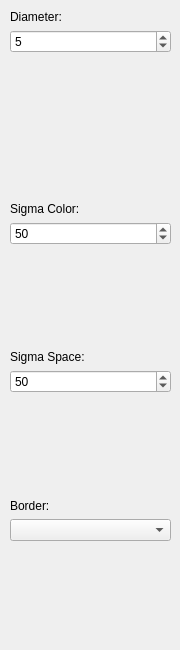
   <widget class="QWidget" name="Bilateral_tab">
    <property name="accessibleName">
     <string>BilateralFilter</string>
    </property>
    <attribute name="title">
     <string>Bilateral</string>
    </attribute>
    <widget class="QWidget" name="layoutWidget">
     <property name="geometry">
      <rect>
       <x>10</x>
       <y>10</y>
       <width>161</width>
       <height>631</height>
      </rect>
     </property>
     <layout class="QVBoxLayout" name="verticalLayout">
      <item>
       <layout class="QVBoxLayout" name="verticalLayout_41">
        <item>
         <widget class="QLabel" name="labelDiameter">
          <property name="minimumSize">
           <size>
            <width>80</width>
            <height>0</height>
           </size>
          </property>
          <property name="text">
           <string>Diameter:</string>
          </property>
         </widget>
        </item>
        <item>
         <widget class="QSpinBox" name="bilateral_dia_spin">
          <property name="minimum">
           <number>-1</number>
          </property>
          <property name="maximum">
           <number>150</number>
          </property>
          <property name="value">
           <number>5</number>
          </property>
         </widget>
        </item>
       </layout>
      </item>
      <item>
       <spacer name="verticalSpacer_32">
        <property name="orientation">
         <enum>Qt::Vertical</enum>
        </property>
        <property name="sizeHint" stdset="0">
         <size>
          <width>20</width>
          <height>40</height>
         </size>
        </property>
       </spacer>
      </item>
      <item>
       <layout class="QVBoxLayout" name="verticalLayout_40">
        <item>
         <widget class="QLabel" name="labelSColor">
          <property name="minimumSize">
           <size>
            <width>80</width>
            <height>0</height>
           </size>
          </property>
          <property name="text">
           <string>Sigma Color:</string>
          </property>
         </widget>
        </item>
        <item>
         <widget class="QSpinBox" name="bilateral_sigma_color_spin">
          <property name="maximum">
           <number>160</number>
          </property>
          <property name="value">
           <number>50</number>
          </property>
         </widget>
        </item>
        <item>
         <spacer name="verticalSpacer_31">
          <property name="orientation">
           <enum>Qt::Vertical</enum>
          </property>
          <property name="sizeHint" stdset="0">
           <size>
            <width>20</width>
            <height>40</height>
           </size>
          </property>
         </spacer>
        </item>
       </layout>
      </item>
      <item>
       <layout class="QVBoxLayout" name="verticalLayout_39">
        <item>
         <widget class="QLabel" name="labelSSpace">
          <property name="minimumSize">
           <size>
            <width>80</width>
            <height>0</height>
           </size>
          </property>
          <property name="text">
           <string>Sigma Space:</string>
          </property>
         </widget>
        </item>
        <item>
         <widget class="QSpinBox" name="bilateral_sigma_space_spin">
          <property name="maximum">
           <number>160</number>
          </property>
          <property name="value">
           <number>50</number>
          </property>
         </widget>
        </item>
        <item>
         <spacer name="verticalSpacer_30">
          <property name="orientation">
           <enum>Qt::Vertical</enum>
          </property>
          <property name="sizeHint" stdset="0">
           <size>
            <width>20</width>
            <height>40</height>
           </size>
          </property>
         </spacer>
        </item>
       </layout>
      </item>
      <item>
       <layout class="QVBoxLayout" name="verticalLayout_38">
        <item>
         <widget class="QLabel" name="labelBorderType">
          <property name="minimumSize">
           <size>
            <width>80</width>
            <height>0</height>
           </size>
          </property>
          <property name="text">
           <string>Border:</string>
          </property>
         </widget>
        </item>
        <item>
         <widget class="QComboBox" name="bilateral_border_type_combo">
          <property name="sizePolicy">
           <sizepolicy hsizetype="Expanding" vsizetype="Fixed">
            <horstretch>0</horstretch>
            <verstretch>0</verstretch>
           </sizepolicy>
          </property>
         </widget>
        </item>
        <item>
         <spacer name="verticalSpacer_29">
          <property name="orientation">
           <enum>Qt::Vertical</enum>
          </property>
          <property name="sizeHint" stdset="0">
           <size>
            <width>20</width>
            <height>40</height>
           </size>
          </property>
         </spacer>
        </item>
       </layout>
      </item>
     </layout>
    </widget>
   </widget>
